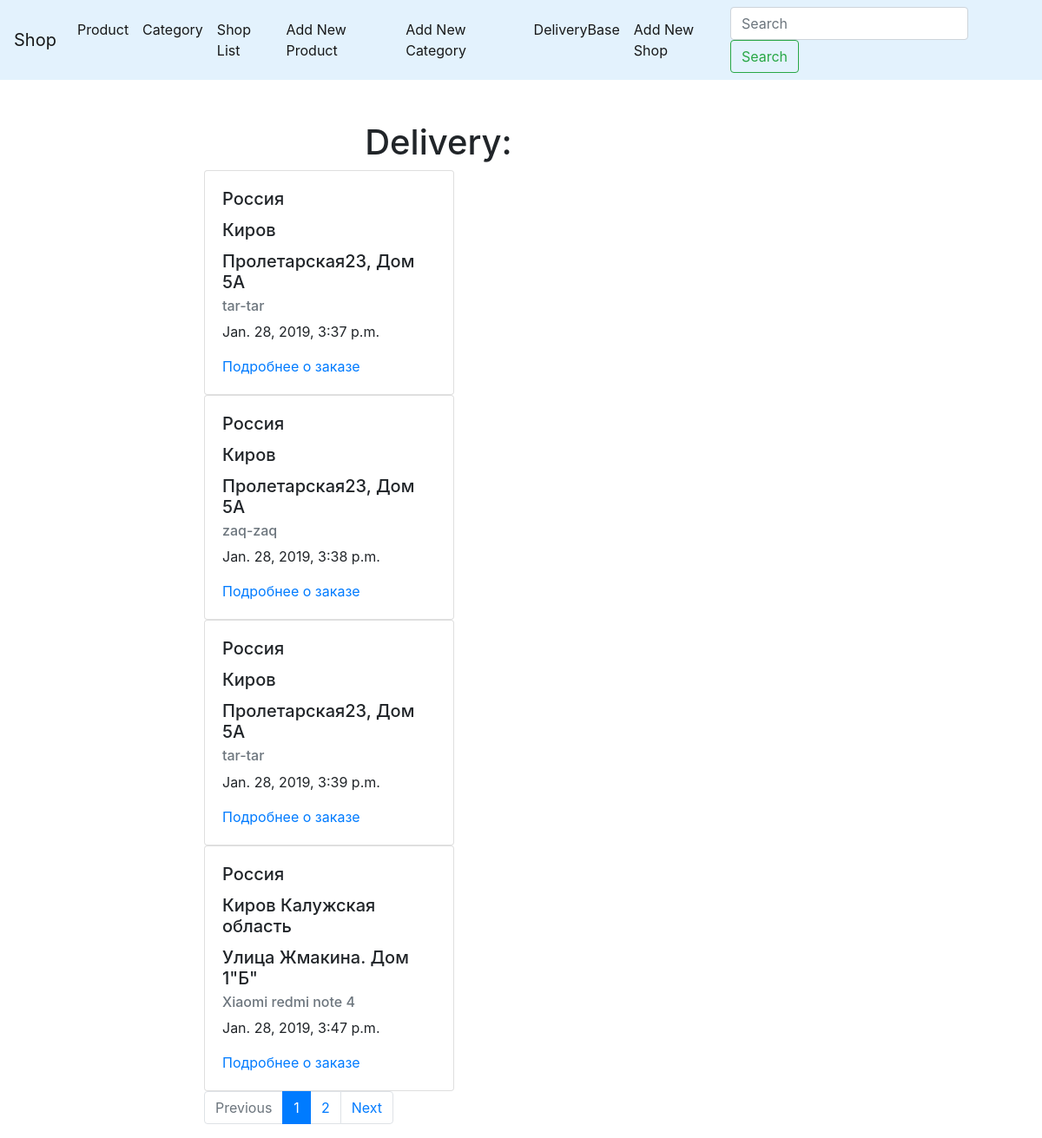
Page /delivery/ (signed in) on the committed database.
### app/models.py (models this page shows, shortened)
class Shop(models.Model):
    slug = models.SlugField(max_length=150, blank=True, unique=True)
    address = models.CharField(max_length=150)
    country = models.CharField(max_length=150)
    city = models.CharField(max_length=150)
    work_time = models.CharField(max_length=100)
    time_delivery = models.IntegerField()

class Product(models.Model):
    prodname = models.CharField(max_length=100, db_index=True)
    slug = models.SlugField(max_length=150, blank=True, unique=True)
    categories = models.ManyToManyField('Category', related_name='products')
    presence = models.BooleanField(default=False)
    description = models.TextField(blank=True)
    price = models.FloatField()
    os_name = models.CharField(max_length=50)
    diagonal = models.FloatField()
    ram = models.IntegerField()
    memory = models.IntegerField()
    videocard = models.CharField(max_length=100)
    relevance = models.DateTimeField(auto_now_add=True)
    class Meta:
        ordering = ['-relevance']

class Delivery(models.Model):
    slug = models.CharField(default=generateUUID, max_length=36, unique=True, editable=False)
    shops = models.ManyToManyField('Shop', related_name='deliveries')
    delivery_product = models.ManyToManyField('Product', related_name='orders')
    delivery_relevance = models.DateTimeField(auto_now_add=True)
    def get_absolute_url(self):
        return reverse('delivery_detail_url', kwargs={'slug': self.slug})
    class Meta:
        ordering = ['delivery_relevance']

### app/views.py (the view)
# urls.py: path('delivery/', delivery_base, name='delivery_base_url'),
def delivery_base(request):
    delivery = Delivery.objects.all()
    paginator = Paginator(delivery, 4)
    page_number = request.GET.get('page', 1)
    page = paginator.get_page(page_number)
    is_paginated = page.has_other_pages()
    if page.has_previous():
        prev_url = '?page={}'.format(page.previous_page_number())
    else:
        prev_url = ''
    if page.has_next():
        next_url = '?page={}'.format(page.next_page_number())
    else:
        next_url = ''
    context = {
        'page_object': page,
        'is_paginated': is_paginated,
        'next_url': next_url,
        'prev_url': prev_url
    }
    return render(request, 'app/delivery_base.html', context=context)

### app/templates/app/delivery_base.html (shortened to what this page needs)
{% extends 'app/base_app.html' %}
{% block content %}
    <h1 class="text-center">Delivery:</h1>
            {% for delivery in page_object.object_list %}
                {% include 'app/includes/delivery_card.html' %}
            {% endfor %}
{% endblock %}

### app/templates/app/includes/delivery_card.html
<div class="card" style="width: 18rem;">
    <div class="card-body">
      <h5 class="card-title">{% for iter in  delivery.shops.all %} {{ iter.country }}{% endfor %}</h5>
      <h5 class="card-title">{% for iter in  delivery.shops.all %} {{ iter.city }}{% endfor %}</h5>
      <h5 class="card-title">{% for iter in  delivery.shops.all %} {{ iter.address }}{% endfor %}</h5>
      <h6 class="card-subtitle mb-2 text-muted">{% for iter in delivery.delivery_product.all %}{{ iter.prodname }}{% endfor %}</h6>
      <p class="card-text">{{ delivery.delivery_relevance }}</p>
      <a href="{{ delivery.get_absolute_url }}" class="card-link">Подробнее о заказе</a>
      </div>
  </div>

### rows in the picture
Delivery: delivery_relevance "Jan. 28, 2019, 3:37 p.m."
Shop: country "Россия", city "Киров", address "Пролетарская23, Дом 5А"
Product: prodname "tar-tar"
Delivery: delivery_relevance "Jan. 28, 2019, 3:38 p.m."
Product: prodname "zaq-zaq"
Delivery: delivery_relevance "Jan. 28, 2019, 3:39 p.m."
Delivery: delivery_relevance "Jan. 28, 2019, 3:47 p.m."
Shop: country "Россия", city "Киров Калужская область", address "Улица Жмакина. Дом 1\"Б\""
Product: prodname "Xiaomi redmi note 4"

### other values in the picture
{{ n }} "1"
{{ n }} "2"
